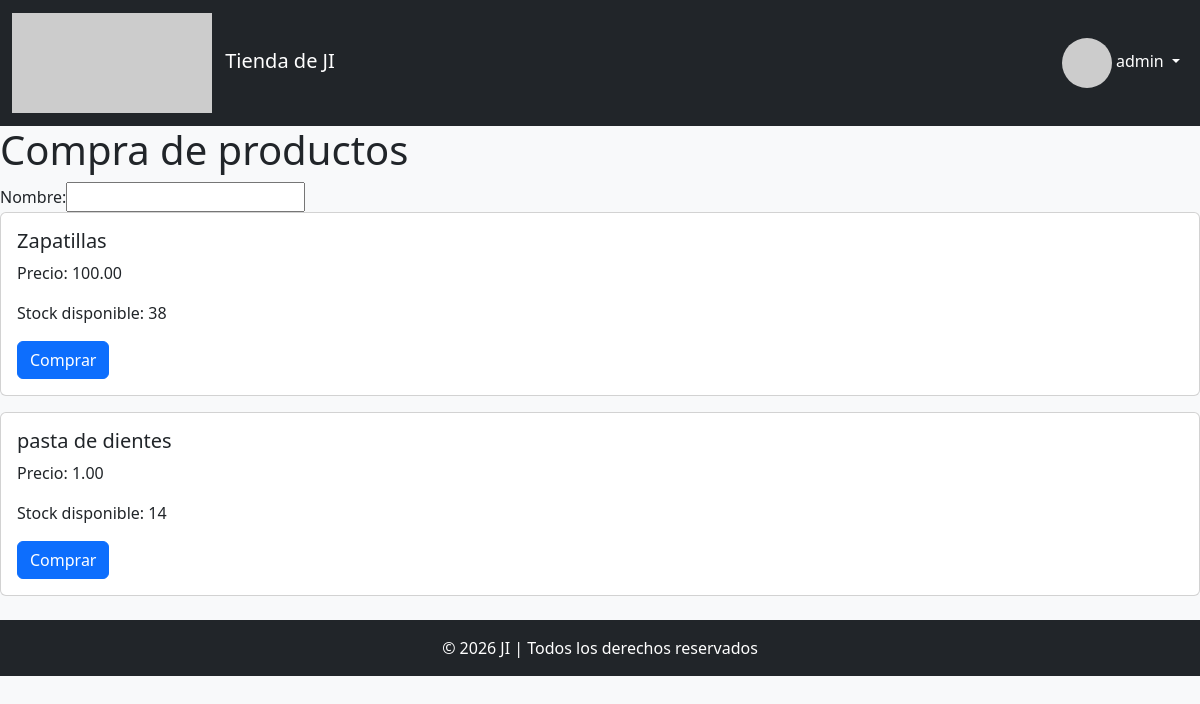
The page /tienda/ (signed in) on the database its author committed.
### app/models.py (models this page shows, shortened)
class Usuario(AbstractUser):
    foto = models.ImageField(upload_to='usuario/', null=True, blank=True)
    vip = models.BooleanField(default=False)
    saldo = models.DecimalField(decimal_places=2, max_digits=12, default=0.00)
    bio = models.TextField(null=True, blank= True)
    class Meta:
        verbose_name = "Usuario"
        verbose_name_plural = "Usuarios"

class Producto(models.Model):
    nombre = models.CharField(max_length=50)
    marca = models.ForeignKey("Marca", on_delete=models.CASCADE)
    modelo = models.CharField(max_length=50)
    unidades = models.IntegerField()
    precio = models.DecimalField(decimal_places=2, max_digits=12, default=0.00)
    vip = models.BooleanField(default=False)
    foto = models.ImageField(upload_to='productos/', null=True, blank=True)
    class Meta:
        verbose_name = "Producto"
        verbose_name_plural = "Productos"
        unique_together = ['nombre','marca']

### app/views.py (the view)
# urls.py: path('', CompraListView.as_view(), name='compra_lista'),
class CompraListView(ListView):
    model = Producto
    template_name = 'app/compra_lista.html'
    context_object_name = 'productos'
    def get_queryset(self):
        query = super().get_queryset()
        nombre = self.request.GET.get("input_nombre")
        if nombre:
            query = query.filter(nombre__icontains=nombre)
        return query

### app/templates/app/compra_lista.html
{% extends "./base.html" %}
{% block contenido %}
<h1>Compra de productos</h1>
<form method="GET">
    <label>Nombre: </label><input type="text" name="input_nombre">
</form>
{% for producto in productos %}
    <div class="card mb-3">
        <div class="card-body">
            <h5 class="card-title">{{ producto.nombre }}</h5>
            <p class="card-text">Precio: {{ producto.precio }}</p>
            <p class="card-text">Stock disponible: {{ producto.unidades }}</p>
            <a href="{% url 'checkout' producto.pk %}" class="btn btn-primary">Comprar</a>
        </div>
    </div>
{% endfor %}
{% endblock %}

### app/templates/app/base.html (shortened to what this page needs)
<!DOCTYPE html>
<html lang="es">
<head>
    <link href="https://cdn.jsdelivr.net/npm/bootstrap@5.3.0/dist/css/bootstrap.min.css" rel="stylesheet">
</head>
<body class="bg-light">
    <nav class="navbar navbar-expand-lg navbar-dark bg-dark">
        <div class="container-fluid">
            <a class="navbar-brand" href="">
                <img src="https://picsum.photos/200/100" alt="Logo" class="me-2"> Tienda de JI
            </a>
            <div class="collapse navbar-collapse justify-content-end" id="navbarNav">
                <ul class="navbar-nav">
                    <li class="nav-item dropdown">
                        <a class="nav-link dropdown-toggle text-white" href="" role="button" data-bs-toggle="dropdown">
                            <img src="https://picsum.photos/50/50" class="rounded-circle" alt="User"> {{user.username}}
                        </a>
                    </li>
                </ul>
            </div>
        </div>
    </nav>
    {% block contenido %}
    {% endblock %}
    <footer class="bg-dark text-white text-center py-3 mt-4">
        © 2026 JI | Todos los derechos reservados
    </footer>
</body>
</html>

### rows shown on the page
Usuario: username "admin"
Producto: nombre "Zapatillas", precio "100.00", unidades "38"
Producto: nombre "pasta de dientes", precio "1.00", unidades "14"
